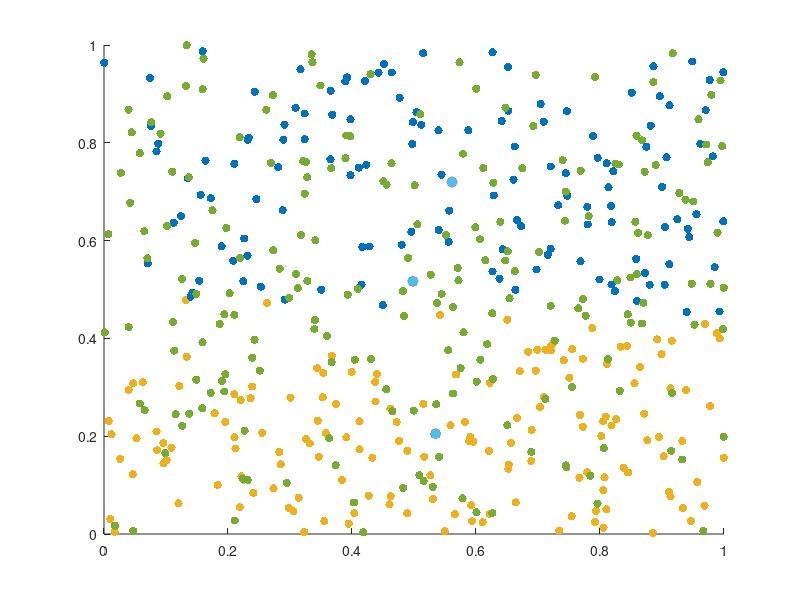

Write MATLAB code to recreate this figure.
clc
clear all
close all

D = rand(500, 3); % 500 samples with 3 features

% The number of Clusters
k = 3;  

% Initialization the centroid
% To initialize 'u', the element of input data D is randomly selected.
random = randperm(length(D),k);
u = D(random ,:);


% Start learning
% z == The number of iterations
for z=1:15
    % Create the set of clusters
    % Maximum storage memory allocation
    C = cell(k,1);
    for j=1:length(D)
        % Calculate the distance (euclidean distance)
        for i =1:k
            dist(i,1) = norm(D(j,:)-u(i,:));
        end
        % Assign each observation to the cluster with the nearest mean
        arg = find(dist==min(dist));
        C{arg}(end+1,:) = D(j,:);
    end
    
   % Update
    for i = 1:k
        % Clustered cluster elements
        cluster = C{i};
        % Overall mean value
        cluster = sum(cluster) ./ sum(cluster~=0,1);
        try
            % Once the iteration is complete, based on this, 
            % modify the central axis uk of C through the average of the elements.
            u(i,:) = cluster;
        catch
            fprintf("Update error is occured\n")
        end
    end

    %plot
    % Checking cluster results in real time
    cla; 
    hold on;
    for i = 1: k
        cluster = C{i};
        try
            scatter3(cluster(:,1),cluster(:,2),cluster(:,3),'filled') % cluster data
            scatter3(u(:,1),u(:,2),u(:,3),'*r','LineWidth',5) % centroid
        catch
            fprintf("Plot error is occured\n")
        end
    end
    pause(0.5) 
end
